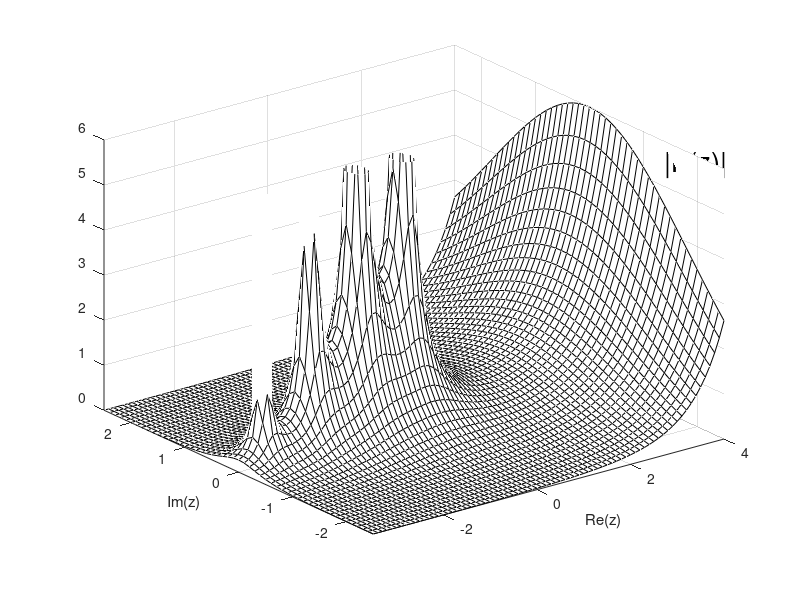

Here is the MATLAB script that generated this plot:
% p31.m - gamma function via complex integral, trapezoid rule
N = 70; theta = -pi + (2*pi/N)*(.5:N-.5)';
c = -11;
% center of circle of integration
r = 16;
% radius of circle of integration
x = -3.5:.1:4; y = -2.5:.1:2.5;
[xx,yy] = meshgrid(x,y); zz = xx + 1i*yy; gaminv = 0*zz;
for i = 1:N
t = c + r*exp(1i*theta(i));
gaminv = gaminv + exp(t)*t.^(-zz)*(t-c);
end
gaminv = gaminv/N; gam = 1./gaminv; clf, mesh(xx,yy,abs(gam))
axis([-3.5 4 -2.5 2.5 0 6]), xlabel Re(z), ylabel Im(z)
text(4,-1.4,5.5,'|\Gamma(z)|','fontsize',20), colormap([0 0 0])